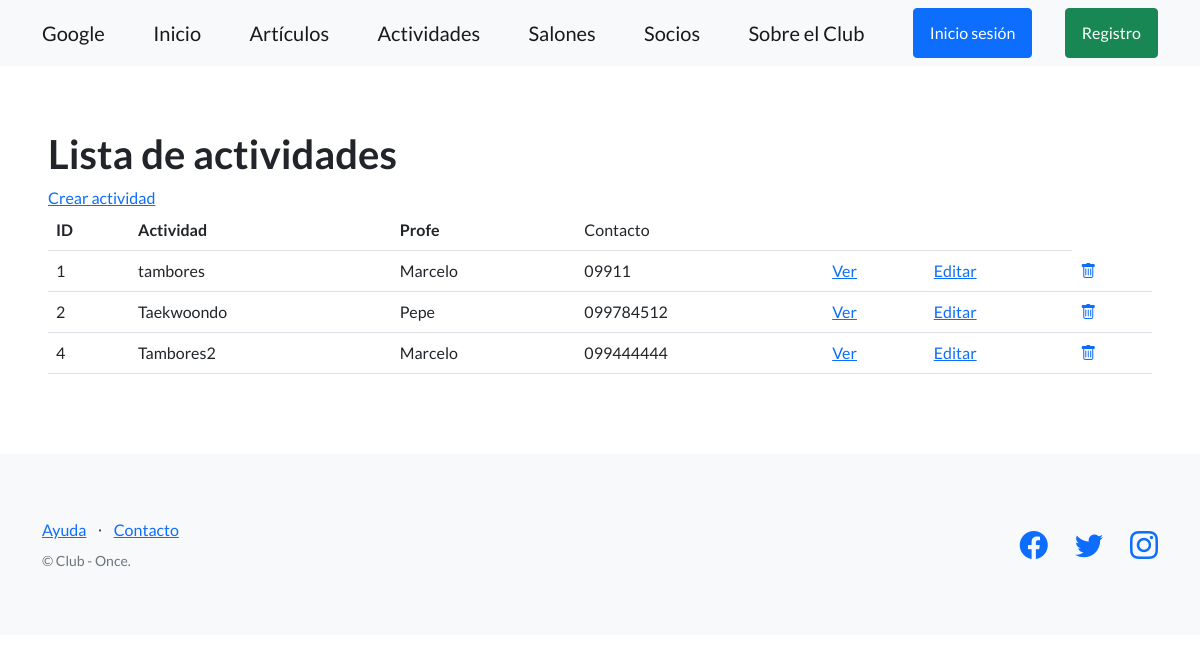
Before: /actividades/ with the older database file.
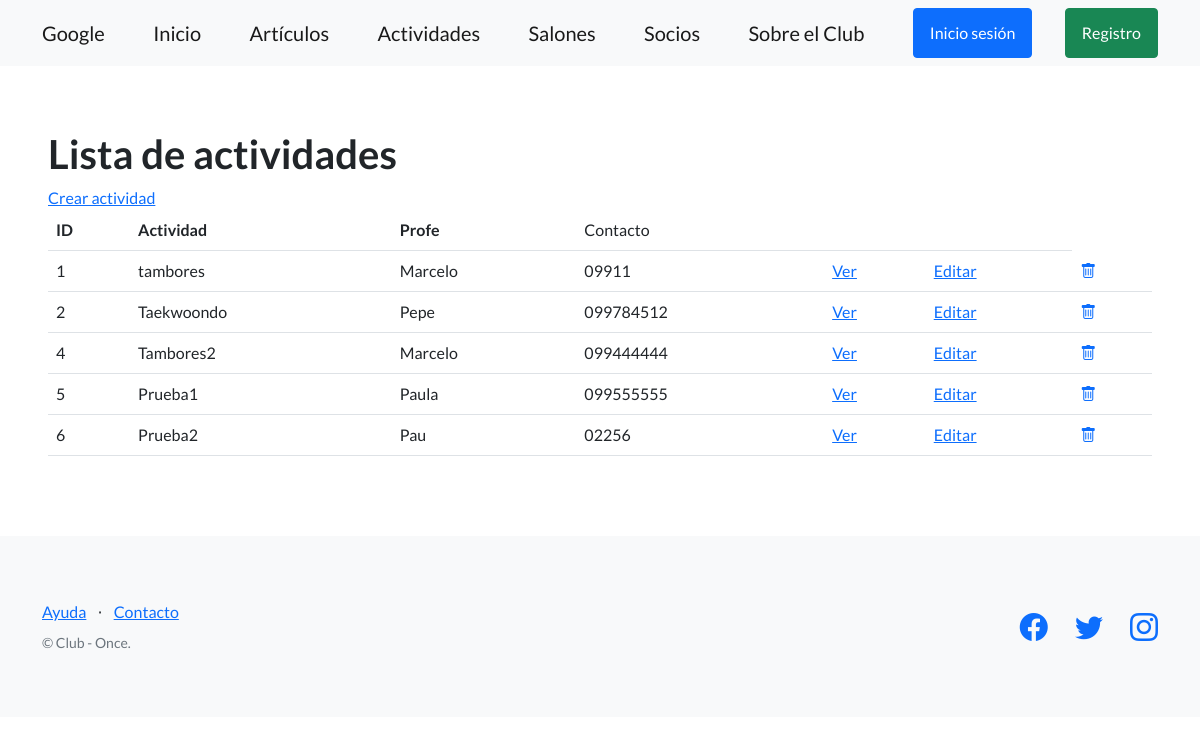
After: the same page with the newer database file.
### club_once_estrellas/models.py (models this page shows, shortened)
class Actividades(models.Model):
    actividad = models.CharField(max_length=64)
    horario = models.TimeField()
    dia = models.CharField(max_length=64)
    nombre_profesor = models.CharField(max_length=64)
    telefono_contacto = models.CharField(max_length=20)
    descripcion = models.TextField(null=True, blank=True)
    fecha_creacion = models.DateField(null=True, blank=True)
    imagen = models.ImageField(upload_to='Actividades', null=True, blank=True)
    usuario = models.ForeignKey(User, on_delete=models.CASCADE, related_name='Actividades', null=True, blank=True)
    comentario = models.TextField(blank=True)

### club_once_estrellas/views.py (the view)
# urls.py: path("actividades/", ActividadesListView.as_view(), name="lista_actividades"),
class ActividadesListView(ListView):
    model = Actividades
    template_name = 'club_once_estrellas/lista_actividades.html'
    context_object_name = 'actividades'

### club_once_estrellas/templates/club_once_estrellas/lista_actividades.html
{% extends "club_once_estrellas/base.html" %}
{% block contenido %}
<section>
  <div>
    <h1>Lista de actividades</h1>
    <a href="{% url 'crear_actividad' %}">Crear actividad</a>
    <br>
    <table class="table">
      <tbody>
        <tr>
          <th>ID</th>
          <th>Actividad</th>
          <th>Profe</th>
          <td>Contacto</td>
          <td></td>
          <td></td>
        </tr>
        {% for actividad in object_list %}
        <tr>
          <td>{{ actividad.id }}</td>
          <td>{{ actividad.actividad }}</td>
          <td>{{ actividad.nombre_profesor }}</td>
          <td>{{ actividad.telefono_contacto }}</td>
          <td>
            <a href="{% url 'ver_actividad' actividad.id %}">Ver</a>
          </td>
          <td>
            <a href="{% url 'editar_actividad' actividad.id %}">Editar</a>
          </td>
          <td>
            <a href="{% url 'eliminar_actividad' actividad.id %}">
              <i class="bi bi-trash"></i>
            </a>
          </td>
        </tr>
        {% endfor %}
      </tbody>
    </table>
  </div>
</section>
{% endblock contenido %}

Changed rows visible on the page:
added Actividades: id "5", actividad "Prueba1", nombre_profesor "Paula", telefono_contacto "099555555"
added Actividades: id "6", actividad "Prueba2", nombre_profesor "Pau", telefono_contacto "02256"
